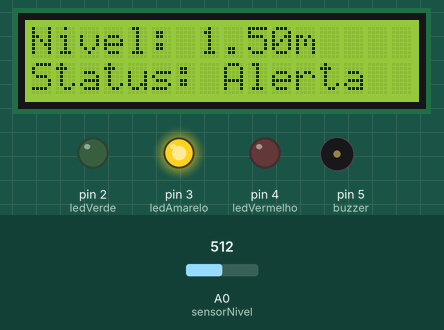
Recording of a sketch running on a simulated Arduino Uno, built with avr-gcc and run on an emulated ATmega328P. Parts: 16×2 character LCD, output pins drawn as LEDs (lit = HIGH), buzzer (waves = sounding, pin HIGH). Inputs (shaded band) come from the test bench; at power-on: A0 (sensorNivel) = 512. What the sketch prints to the serial monitor is not drawn.

Above: at 1.2 s.
1.3 s: A0 (sensorNivel) set to 521
At 2.9 s:
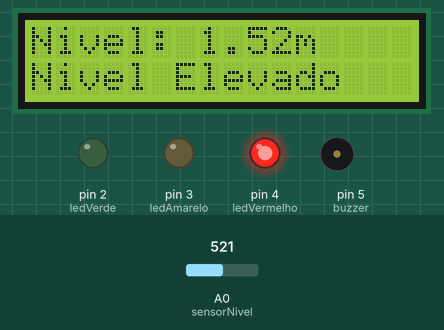
4.3 s: A0 (sensorNivel) set to 673
At 6.9 s:
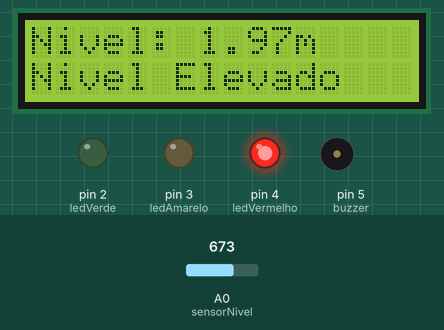
7.3 s: A0 (sensorNivel) set to 699
At 9.1 s:
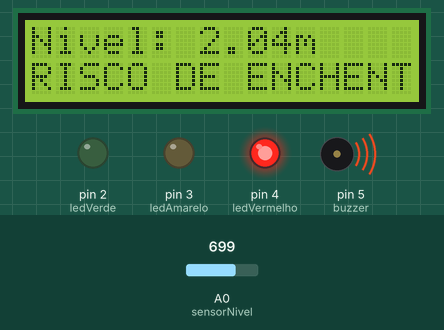
9.9 s: A0 (sensorNivel) set to 306
At 11.2 s:
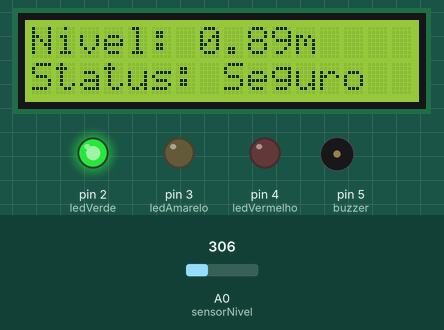
Timing chart, 0 to 12.9 s (numbered marks = the images above; inputs shaded):
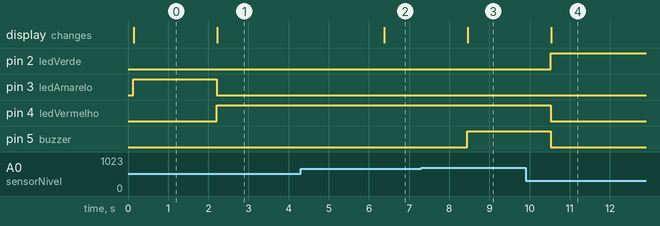

Measured:
- the behaviour switches between 514 and 515 on A0 (sensorNivel) (found by bisection; images 0 and 1)
- the behaviour switches between 685 and 686 on A0 (sensorNivel) (found by bisection; images 2 and 3)
- after the input at 1.3 s, pin 3 (ledAmarelo): HIGH → LOW after 0.91 s; pin 4 (ledVermelho): LOW → HIGH after 0.91 s; the display: changes after 0.92 s (image 1)
- after the input at 4.3 s, the display: changes after 2.1 s (image 2)
- after the input at 7.3 s, pin 5 (buzzer): LOW → HIGH after 1.1 s; the display: changes after 1.2 s (image 3)
- after the input at 9.9 s, pin 2 (ledVerde): LOW → HIGH after 0.63 s; pin 4 (ledVermelho), pin 5 (buzzer): HIGH → LOW after 0.63 s; the display: changes after 0.64 s (image 4)

The sketch:

Hydroguard.ino
```cpp
// HYDROGUARD - Sistema de Monitoramento de Enchentes (com média de leitura)
// Grupo:
// Bernardo Lozorio Gomes Y Gomes
// Lucas Salviato Marson | RM: 563975
// Pedro Alves Simão | RM: 564065

#include <LiquidCrystal_I2C.h>

const int sensorNivel = A0;     // Sensor de nível de água
const int ledVerde = 2;         // LED verde
const int ledAmarelo = 3;       // LED amarelo
const int ledVermelho = 4;      // LED vermelho
const int buzzer = 5;           // Buzzer

LiquidCrystal_I2C lcd(0x27, 16, 2); // LCD I2C

// Função que lê 5 vezes o sensor e retorna média em metros
float lerAlturaMedia() {
  long soma = 0;
  for (int i = 0; i < 5; i++) {
    soma += analogRead(sensorNivel);
    delay(10);
  }
  float media = soma / 5.0;
  float altura = map(media, 0, 1023, 0, 300); // até 300 cm
  return altura / 100.0; // retorna em metros
}

// Os valores variam porque a leitura do sensor no simulador não é 100% fixa
// Por isso representam bem o comportamento real de sensores

void setup() {
  pinMode(sensorNivel, INPUT);
  pinMode(ledVerde, OUTPUT);
  pinMode(ledAmarelo, OUTPUT);
  pinMode(ledVermelho, OUTPUT);
  pinMode(buzzer, OUTPUT);
  Serial.begin(9600);
  lcd.init();
  lcd.backlight();
}

void loop() {
  float alturaAgua = lerAlturaMedia();

  Serial.print("Altura da água: ");
  Serial.print(alturaAgua, 2);
  Serial.println(" m");

  lcd.clear();
  lcd.setCursor(0, 0);
  lcd.print("Nivel: ");
  lcd.print(alturaAgua, 2);
  lcd.print("m");

  if (alturaAgua <= 1.0) {
    digitalWrite(ledVerde, HIGH);
    digitalWrite(ledAmarelo, LOW);
    digitalWrite(ledVermelho, LOW);
    digitalWrite(buzzer, LOW);
    lcd.setCursor(0, 1);
    lcd.print("Status: Seguro");
  } else if (alturaAgua > 1.0 && alturaAgua <= 1.5) {
    digitalWrite(ledVerde, LOW);
    digitalWrite(ledAmarelo, HIGH);
    digitalWrite(ledVermelho, LOW);
    digitalWrite(buzzer, LOW);
    lcd.setCursor(0, 1);
    lcd.print("Status: Alerta");
  } else if (alturaAgua > 1.5 && alturaAgua <= 2.0) {
    digitalWrite(ledVerde, LOW);
    digitalWrite(ledAmarelo, LOW);
    digitalWrite(ledVermelho, HIGH);
    digitalWrite(buzzer, LOW);
    lcd.setCursor(0, 1);
    lcd.print("Nivel Elevado");
  } else {
    digitalWrite(ledVerde, LOW);
    digitalWrite(ledAmarelo, LOW);
    digitalWrite(ledVermelho, HIGH);
    digitalWrite(buzzer, HIGH);
    lcd.setCursor(0, 1);
    lcd.print("RISCO DE ENCHENTE");
  }

  delay(2000);
}
```
